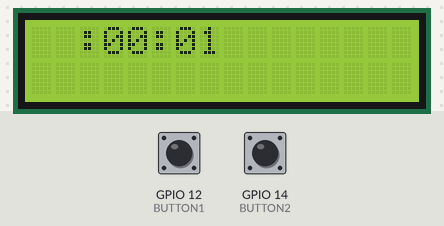
A sketch run on a simulated ESP32. Shown: 16×2 character LCD. Inputs (shaded band) come from the test bench; at power-on: GPIO 12 (BUTTON1) LOW, GPIO 14 (BUTTON2) LOW.

Above: at 1.2 s.
1.3 s: GPIO 12 (BUTTON1) pulled HIGH for 0.15 s
At 1.9 s:
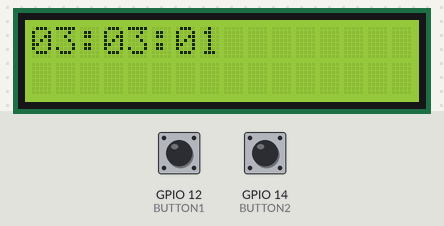
2.0 s: GPIO 14 (BUTTON2) pulled HIGH for 0.15 s
At 2.6 s:
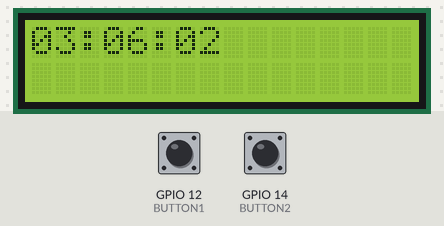
2.7 s: GPIO 12 (BUTTON1) pulled HIGH for 1 s
At 3.89 s:
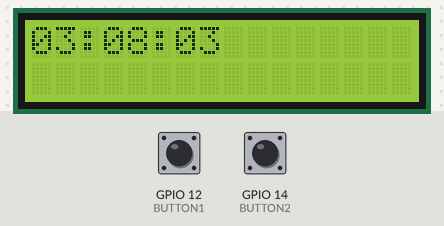
4.3 s: GPIO 14 (BUTTON2) pulled HIGH for 1 s
At 4.9 s:
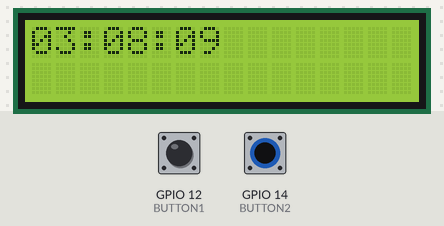
Timing chart, 0 to 7.3 s (numbered marks = the images above; inputs shaded):
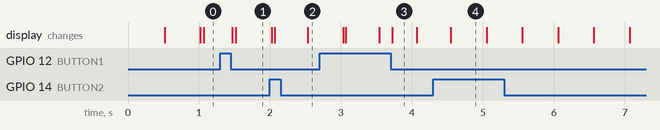

The sketch:

watch.ino
```cpp
#include <Wire.h>
#include <Ticker.h>
#include "watch.h"


Ticker ticker_clock, ticker_button1, ticker_button2, ticker_sw;
enum {state1, state2, state3, state4, state5} estate;
unsigned char mode = 0;

// setup
void setup(){
  // set uart baud rate
  Serial.begin(115200);

  // set button is input
  pinMode(BUTTON1, INPUT);
  pinMode(BUTTON2, INPUT);

  // initialize the LCD
  lcd.begin();

  // Turn on the backlight
  lcd.backlight();

  // timer call interrupt every 1/100s = 10ms
  ticker_clock.attach_ms(10, secondCount);
  // 100ms = 0.1s
  ticker_button1.attach_ms(10, readButton1);
  // 10ms
  ticker_button2.attach_ms(10, readButton2);
  // 10ms
  ticker_sw.attach_ms(10, sw);
  // initialize first state
  estate = state1;
}

// super loop
void loop(){
  if(mode == 0) mode0();
  else if (mode == 1) mode1();
  else if (mode == 2) mode2();
  else if (mode == 3) mode3();
  else if (mode == 4) mode4();
  switch (estate){
    case state1:
      if(fbutton1){
        mode = (mode + 1)%5;
        estate = state2;
      }
    case state2:
      if(!fbutton1){
        estate = state1;
      }
    break;
  }

}
```

watch.cpp
```cpp
#include "watch.h"

//global vars
LiquidCrystal_I2C lcd(0x27, 16, 2); // Set the LCD address to 0x27 for a 16 chars and 2 line display
unsigned int count_ms = 0;
unsigned int countSecond = 0;
unsigned int countMinute = 0;
unsigned int countHour = 0;
unsigned int count02s = 0, count1s = 0;
unsigned int swcount_ms = 0, swSecond = 0, swMinute = 0;
enum {state1, state2, state3, state4, state5} estate;
enum {hourstate1, hourstate2} hourstate;
enum {minutestate1, minutestate2} minutestate;
enum {secondstate1, secondstate2} secondstate;
boolean fbutton1 = false, fbutton2 = false, fbutton2pressed1s = false;
boolean fRead1 = true, sRead1 = true, fRead2 = true, sRead2 = true;
int swstate = 0;
boolean flag = false; // on/off stop watch
unsigned long previousMillis = 0;
boolean BlankOnOff = false;
typedef enum {BUTTON_2_PRESSED, BUTTON_2_RELEASED} Button_2_State;
Button_2_State button2State = BUTTON_2_PRESSED;
//////////////////////////////


/// function definition
void blinktext(unsigned int text, int col, int row){
 unsigned long currentMillis = millis();
  lcd.setCursor(col, row);
  if(currentMillis - previousMillis > Blink_interval){
    previousMillis = currentMillis;
    if(BlankOnOff){
      for(int i = 1; i < 3; i++) {
        lcd.print(" ");
      }
    }else {
      if(text < 10){
        lcd.print(0);
        lcd.print(text);
      }else{
        lcd.print(text);
      }
    }
    BlankOnOff = !BlankOnOff;
  }
}

void secondCount(){
  count_ms++;
  if(count_ms == 100){
    countSecond++;
    if(countSecond == 60){
      countSecond = 0;
      countMinute++;
      if(countMinute == 60){
        countMinute = 0;
        countHour++;
        if(countHour == 24){
          countHour == 0;
        }
      }
    }
    count_ms = 0;
  }
}


void readButton1(){
  fRead1 = sRead1;
  sRead1 = digitalRead(BUTTON1);
  if(sRead1 == fRead1){
    if(!fRead1){
      fbutton1 = true;
    }else{
      fbutton1 = false;
    }
  }
}


void readButton2(){
  fRead2 = sRead2;
  sRead2 = digitalRead(BUTTON2);
  if(sRead2 == fRead2){
    if(!fRead2){
      fbutton2 = true;
      count1s++;
      if(count1s >= 100){
        fbutton2pressed1s = true;
        count02s++;
        if(count02s > 20){
          count02s = 0;
        }
      }
    }else{
      fbutton2 = false;
      fbutton2pressed1s = false;
      count1s = 0;
      count02s = 0;
    }
  }
}


void secondDisplay(unsigned int second){
  lcd.setCursor(6,0);
  if(second < 10){
    lcd.print(0);
    lcd.print(second);
  }
  else{
    lcd.print(second);
  }
}

// display minute on lcd
void minuteDisplay(unsigned int minute){
  lcd.setCursor(3,0);
  if(minute < 10){
    lcd.print(0);
    lcd.print(minute);
  }
  else{
    lcd.print(minute);
  }
}


void hourDisplay(unsigned int hour){
  lcd.setCursor(0,0);
  if(hour < 10){
    lcd.print(0);
    lcd.print(hour);
  }
  else{
    lcd.print(hour);
  }
}


void normalClock(unsigned int p1, unsigned int p2, unsigned int p3){
  hourDisplay(p3);
  lcd.setCursor(2,0);
  lcd.print(":");
  minuteDisplay(p2);
  lcd.setCursor(5,0);
  lcd.print(":");
  secondDisplay(p1);
}


void mode0(){
  normalClock(countSecond, countMinute, countHour);
}


void mode1(){
  blinktext(countHour, 0, 0);
  minuteDisplay(countMinute);
  secondDisplay(countSecond);
  switch(hourstate){
    case hourstate1:
      if(fbutton2){
        countHour++;
        if(countHour == 24){
          countHour = 0;
        }
        hourstate = hourstate2;
      }
      break;
    case hourstate2:
      if(!fbutton2){
        hourstate = hourstate1;
      }else if(fbutton2pressed1s){
        if(count02s == 20){
          countHour++;
          if(countHour == 24){
            countHour = 0;
          }
        }
      }
      break;
  }
}


void mode2(){
  blinktext(countMinute, 3, 0);
  hourDisplay(countHour);
  secondDisplay(countSecond);
  switch(minutestate){
    case minutestate1:
      if(fbutton2){
        countMinute++;
        if(countMinute == 60){
          countMinute = 0;
        }
        minutestate = minutestate2;
      }
      break;
    case hourstate2:
      if(!fbutton2){
        minutestate = minutestate1;
      }else if(fbutton2pressed1s){
        if(count02s == 20){
          countMinute++;
          if(countMinute == 60){
            countMinute = 0;
          }
        }
      }
      break;
  }
}


void mode3(){
  blinktext(countSecond, 6, 0);
  hourDisplay(countHour);
  minuteDisplay(countMinute);
  switch(secondstate){
    case secondstate1:
      if(fbutton2){
        countSecond++;
        if(countSecond == 60){
          countSecond = 0;
        }
        secondstate = secondstate2;
      }
      break;
    case hourstate2:
      if(!fbutton2){
        secondstate = secondstate1;
      }else if(fbutton2pressed1s){
        if(count02s == 20){
          countSecond++;
          if(countSecond == 60){
            countSecond = 0;
          }
        }
      }
      break;
  }
}


void sw(){
  if(flag){
    swcount_ms++;
    if(swcount_ms == 100){
      swSecond++;
      swcount_ms = 0;
    }else if(swSecond == 60){
      swMinute++;
      swSecond = 0;
    }else if(swMinute == 60){
      swMinute = 0;
    }
  }
}


void mode4(){

  switch(button2State){
    case BUTTON_2_PRESSED:
      if(fbutton2){
        button2State = BUTTON_2_RELEASED;
        if(flag == true) flag = false;
        else flag = true;
      }
    break;
    case BUTTON_2_RELEASED:
      if(!fbutton2)
        button2State = BUTTON_2_PRESSED;
    break;
    default:
        button2State = BUTTON_2_PRESSED;
    break;
  }
  normalClock(swcount_ms, swSecond, swMinute);

}
////////////////////
```

watch.h
```cpp
#ifndef _WATCH_H
#define _WATCH_H

#include <Arduino.h>
#include <LiquidCrystal_I2C.h>

// define IO pin
#define BUTTON1 12
#define BUTTON2 14

// blink every 500ms
#define Blink_interval  500

extern boolean fbutton1;
extern  LiquidCrystal_I2C lcd;
extern unsigned int swcount_ms, swSecond, swMinute;
// func prototype

// count second & minute & hour
void secondCount();

// display second
void secondDisplay(unsigned int);

// display minute
void minuteDisplay(unsigned int);

// display hour
void hourDisplay(unsigned int);

// normal clock
void normalClock(unsigned int, unsigned int, unsigned int);

// blink text on lcd
void blinktext(unsigned int, int, int);

// stop watch
void sw();

// read button 1
void readButton1();

// read button 2
void readButton2();

// mode 0: run normal clock
void mode0();

// mode 1: modify hour
void mode1();

// mode 2: modify minute
void mode2();

// mode 3: modify second
void mode3();

// mode 4: run stopwatch
void mode4();


#endif
```

Measured:
- after the input at 1.3 s, the display: first changes after 0.17 s (image 1 shows a later state)
- what the display in image 4 shows lasts 0.6 s, from 4.5 s to 5.1 s
